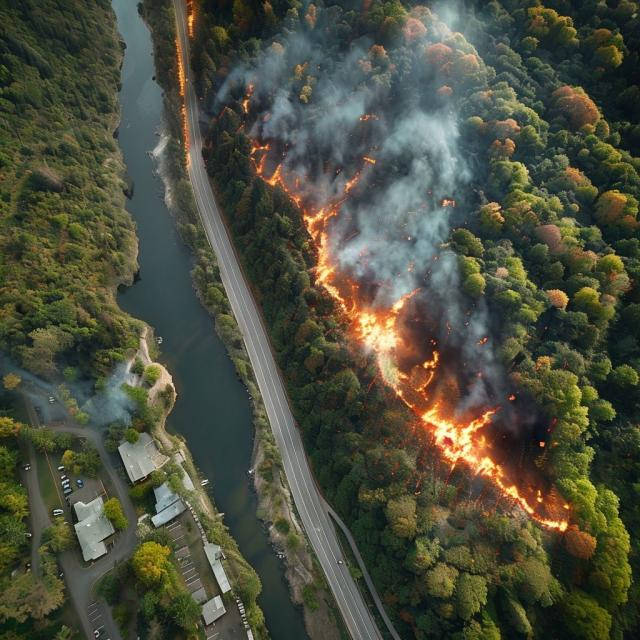
#> input picture data/Aerial-Image-of-River-Valley-Forest-Fire-With-Highway_v32_png.rf.3ddee618afd1c0346bfdf92e9e4b95d1.jpg, 640 x 640 px
$ python -i app.py   (imports and definitions only)   (older library calls are emulated)
#> lines starting #> are read from the running program, lines starting #| are printed output that depends on the picture; after the words box and inside, x2 and y2 are one past the last pixel; in counts of white or black regions, pixels touching at a corner belong together
import numpy as np
import cv2
from dataclasses import dataclass
from typing import List, Tuple, Optional
import matplotlib.pyplot as plt
from scipy.ndimage import gaussian_filter
import os
import tkinter as tk
from tkinter import filedialog, messagebox
from PIL import Image, ImageTk

@dataclass
class FireZone:
    """Representasi area kebakaran yang terdeteksi"""
    x: int  # Posisi x
    y: int  # Posisi y
    width: int  # Lebar area
    height: int  # Tinggi area
    intensity: float  # Intensitas api (0-1)
    risk_level: str  # Level risiko (low/medium/high/critical)
    confidence: float  # Tingkat kepercayaan deteksi (0-1)
    area: float  # Luas area

class ForestFireDetector:
    def __init__(self, min_block_size: int = 32):
        self.min_block_size = min_block_size

        # Parameter untuk deteksi api
        self.fire_ranges = [
            # Format: ((Hue min, max), (Saturation min, max), (Value min, max))
            ((0, 50), (150, 255), (200, 255)),  # Api terang
            ((0, 40), (130, 255), (180, 255)),  # Api sedang
            ((0, 60), (100, 255), (150, 255))   # Api redup
        ]

        # Parameter untuk deteksi asap
        self.smoke_ranges = [
            ((0, 180), (0, 30), (180, 255)),    # Asap putih
            ((0, 180), (0, 50), (150, 220))     # Asap abu-abu
        ]

    def load_image(self, path: str) -> np.ndarray:
        """Memuat dan melakukan preprocessing awal pada gambar"""
        # Baca gambar
        img = cv2.imread(path)
#> img is the input picture: shape (640, 640, 3); mean B, G, R 62.5, 78.6, 76.3
        if img is None:
            raise ValueError(f"Tidak dapat memuat gambar: {path}")

        # Preprocessing
        img = cv2.GaussianBlur(img, (5, 5), 0)  # Reduce noise
        return img

    def detect_fire_regions(self, image: np.ndarray) -> Tuple[np.ndarray, np.ndarray]:
        """Mendeteksi area api dan asap dalam gambar"""
        # Konversi ke HSV
        hsv = cv2.cvtColor(image, cv2.COLOR_BGR2HSV)
#> hsv: shape (640, 640, 3); mean H, S, V 53.9, 80.7, 84.3

        # Deteksi api
        fire_mask = np.zeros_like(hsv[:,:,0])
        for h_range, s_range, v_range in self.fire_ranges:
            lower = np.array([h_range[0], s_range[0], v_range[0]])
            upper = np.array([h_range[1], s_range[1], v_range[1]])
            mask = cv2.inRange(hsv, lower, upper)
            fire_mask = cv2.bitwise_or(fire_mask, mask)
#> this loop made 3 passes
#> pass 1, in detect_fire_regions, `mask = cv2.inRange(hsv, lower, upper)`:
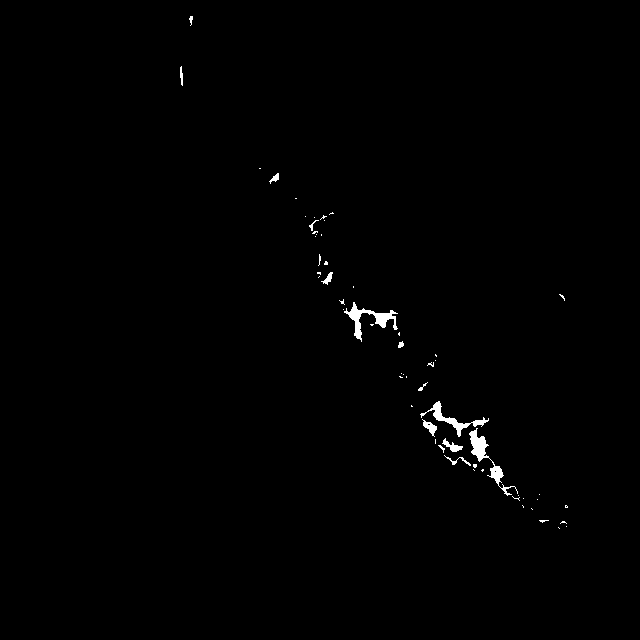
#> mask: shape (640, 640); 0.58% white; 59 white regions (46 under 20 px), largest, box (x1, y1, x2, y2) and area: (469, 428, 518, 496) 581, (344, 302, 398, 342) 563, (420, 401, 489, 437) 436
#> pass 2, in detect_fire_regions, `mask = cv2.inRange(hsv, lower, upper)`:
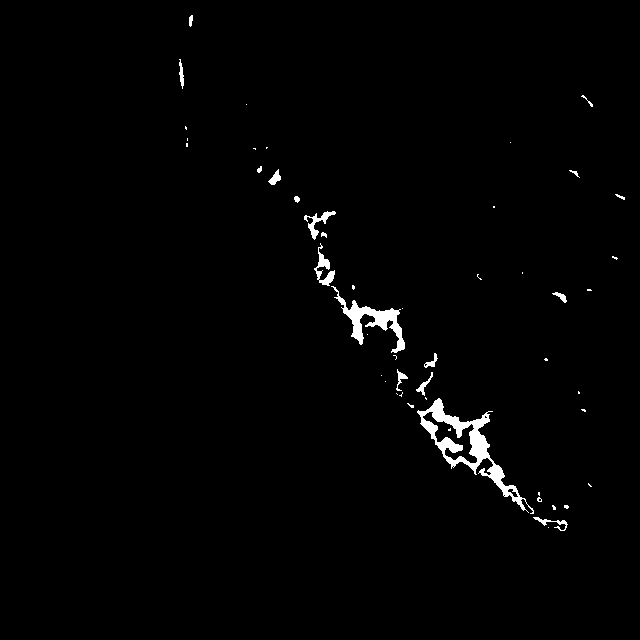
#> mask: shape (640, 640); 1.3% white; 50 white regions (32 under 20 px), largest, box (x1, y1, x2, y2) and area: (417, 398, 534, 514) 2447, (331, 286, 405, 353) 1217, (314, 243, 335, 286) 313
#> pass 3, in detect_fire_regions, `mask = cv2.inRange(hsv, lower, upper)`:
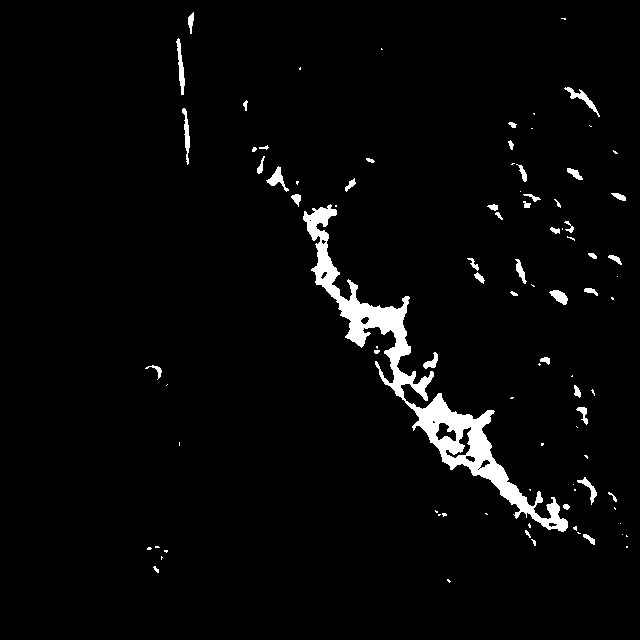
#> mask: shape (640, 640); 3.1% white; 92 white regions (48 under 20 px), largest, box (x1, y1, x2, y2) and area: (303, 204, 568, 532) 9472, (176, 38, 185, 95) 232, (564, 87, 600, 117) 227

        # Deteksi asap
        smoke_mask = np.zeros_like(hsv[:,:,0])
        for h_range, s_range, v_range in self.smoke_ranges:
            lower = np.array([h_range[0], s_range[0], v_range[0]])
            upper = np.array([h_range[1], s_range[1], v_range[1]])
            mask = cv2.inRange(hsv, lower, upper)
            smoke_mask = cv2.bitwise_or(smoke_mask, mask)
#> this loop made 2 passes
#> pass 1, in detect_fire_regions, `mask = cv2.inRange(hsv, lower, upper)`:
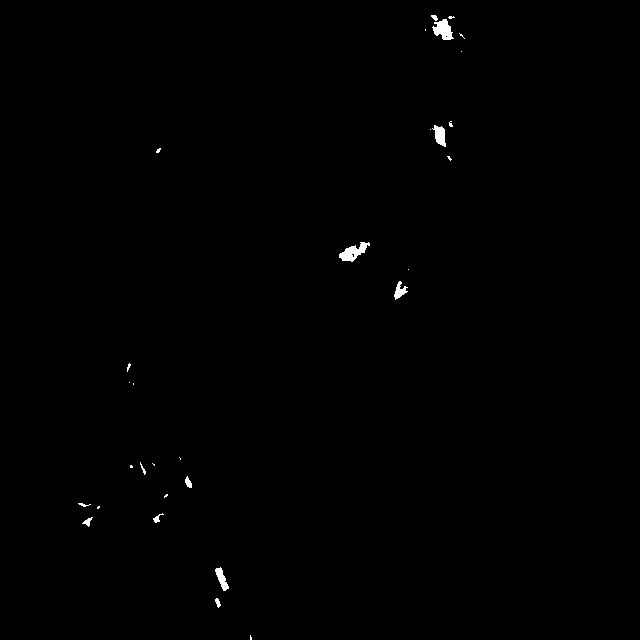
#> mask: shape (640, 640); 0.35% white; 30 white regions (18 under 20 px), largest, box (x1, y1, x2, y2) and area: (339, 242, 370, 262) 301, (432, 19, 454, 40) 278, (432, 125, 446, 147) 184
#> pass 2, in detect_fire_regions, `mask = cv2.inRange(hsv, lower, upper)`:
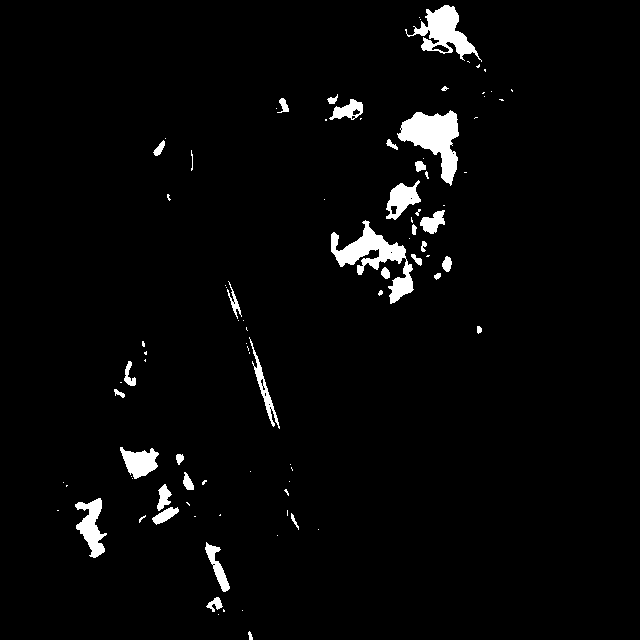
#> mask: shape (640, 640); 3% white; 93 white regions (58 under 20 px), largest, box (x1, y1, x2, y2) and area: (397, 110, 459, 186) 2250, (331, 220, 414, 304) 2223, (405, 5, 482, 62) 1663

        # Gabungkan hasil deteksi
        combined_mask = cv2.addWeighted(fire_mask, 0.8, smoke_mask, 0.2, 0)
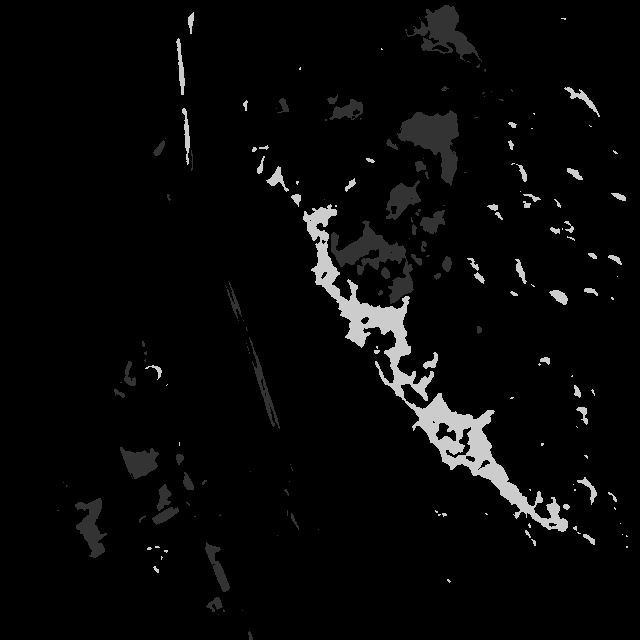
#> combined_mask: shape (640, 640); min 0, max 204, mean 8

        # Noise reduction
        kernel = cv2.getStructuringElement(cv2.MORPH_ELLIPSE, (5, 5))
        combined_mask = cv2.morphologyEx(combined_mask, cv2.MORPH_OPEN, kernel)
        combined_mask = cv2.morphologyEx(combined_mask, cv2.MORPH_CLOSE, kernel)
        combined_mask = gaussian_filter(combined_mask, sigma=1)
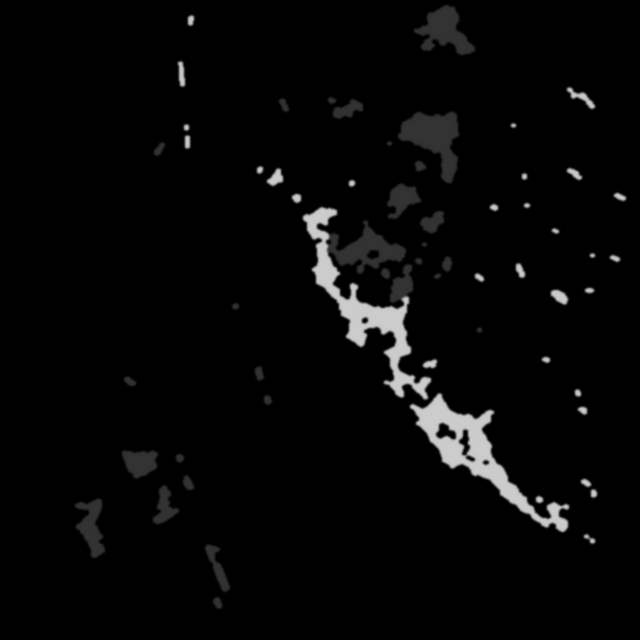
#> combined_mask: shape (640, 640); min 0, max 204, mean 6.8

        return combined_mask, hsv

    def divide_and_analyze(self, mask: np.ndarray, hsv: np.ndarray) -> List[FireZone]:
        """Implementasi divide and conquer untuk analisis gambar"""
        height, width = mask.shape[:2]
        zones = []

        def recursive_analyze(x: int, y: int, w: int, h: int):
#> called with x = 0, y = 0, w = 640, h = 640
            if w <= self.min_block_size or h <= self.min_block_size:
                return

            block = mask[y:y+h, x:x+w]
            hsv_block = hsv[y:y+h, x:x+w]

            # Analisis blok
            if np.mean(block) > 20:  # Minimal aktivitas dalam blok
                intensity = self.analyze_block(block, hsv_block)

                if intensity > 0.3:  # Threshold minimal untuk deteksi
                    # Hitung confidence score
                    confidence = self.calculate_confidence(block, hsv_block, intensity)

                    if confidence > 0.4:  # Filter berdasarkan confidence
                        # Tentukan risk level
                        risk_level = self.assess_risk_level(intensity, confidence, w * h)

                        zones.append(FireZone(
                            x=x, y=y,
                            width=w, height=h,
                            intensity=intensity,
                            confidence=confidence,
                            risk_level=risk_level,
                            area=w * h
                        ))
                        return

            # Recursive division
            half_w = w // 2
            half_h = h // 2

            recursive_analyze(x, y, half_w, half_h)  # Top-left
            recursive_analyze(x + half_w, y, half_w, half_h)  # Top-right
            recursive_analyze(x, y + half_h, half_w, half_h)  # Bottom-left
            recursive_analyze(x + half_w, y + half_h, half_w, half_h)  # Bottom-right

        recursive_analyze(0, 0, width, height)
        return self.merge_zones(zones)

    def analyze_block(self, block: np.ndarray, hsv_block: np.ndarray) -> float:
        """Menganalisis intensitas api dalam suatu block"""
        # Hitung statistik blok
        mean_v = np.mean(hsv_block[:,:,2])
        std_v = np.std(hsv_block[:,:,2])
        mean_s = np.mean(hsv_block[:,:,1])

        # Hitung skor berdasarkan karakteristik api
        intensity = (mean_v / 255.0) * 0.4 + (mean_s / 255.0) * 0.4 + (std_v / 128.0) * 0.2

        return np.clip(intensity, 0, 1)

    def calculate_confidence(self, block: np.ndarray, hsv_block: np.ndarray,
                           intensity: float) -> float:
        """Menghitung tingkat kepercayaan deteksi"""
        # Analisis warna
        color_score = np.mean(hsv_block[:,:,1]) / 255.0  # Saturation

        # Analisis tekstur
        gradient_x = cv2.Sobel(block, cv2.CV_64F, 1, 0, ksize=3)
        gradient_y = cv2.Sobel(block, cv2.CV_64F, 0, 1, ksize=3)
        texture_score = np.mean(np.sqrt(gradient_x**2 + gradient_y**2)) / 255.0

        # Kombinasikan skor
        confidence = (
            0.4 * intensity +
            0.3 * color_score +
            0.3 * texture_score
        )

        return np.clip(confidence, 0, 1)

    def assess_risk_level(self, intensity: float, confidence: float, area: int) -> str:
        """Menentukan tingkat risiko kebakaran"""
        # Normalisasi area
        area_score = min(1.0, area / (256 * 256))

        # Hitung total skor
        risk_score = (
            0.4 * intensity +
            0.3 * confidence +
            0.3 * area_score
        )

        # Tentukan level risiko
        if risk_score > 0.8:
            return 'critical'
        elif risk_score > 0.4:
            return 'high'
        elif risk_score > 0.3:
            return 'high'
        else:
            return 'low'

    def detect_fire(self, image_path: str) -> List[FireZone]:
        """Method utama untuk deteksi kebakaran"""
        # Load dan preprocessing
        image = self.load_image(image_path)

        # Deteksi area api dan asap
        fire_mask, hsv = self.detect_fire_regions(image)

        # Analisis dengan divide and conquer
        return self.divide_and_analyze(fire_mask, hsv)


    def merge_zones(self, zones: List[FireZone], distance_threshold: int = 30) -> List[FireZone]:
        """Menggabungkan zona yang overlap atau berdekatan"""
#> called with distance_threshold = 30
        if not zones:
            return []

        merged = []
        used = set()

        for i, zone1 in enumerate(zones):
            if i in used:
                continue

            current_group = [zone1]
            used.add(i)

            for j, zone2 in enumerate(zones):
                if j in used:
                    continue

                # Cek jarak antar zona
                dist = np.sqrt(
                    (zone1.x - zone2.x)**2 +
                    (zone1.y - zone2.y)**2
                )

                if dist < distance_threshold:
                    current_group.append(zone2)
                    used.add(j)

            # Gabungkan grup
            if current_group:
                merged.append(self._combine_zones(current_group))

        return merged

    def _combine_zones(self, zones: List[FireZone]) -> FireZone:
        """Menggabungkan beberapa zona menjadi satu"""
        # Hitung bounding box
        min_x = min(z.x for z in zones)
        min_y = min(z.y for z in zones)
        max_x = max(z.x + z.width for z in zones)
        max_y = max(z.y + z.height for z in zones)

        # Hitung rata-rata properti
        avg_intensity = np.mean([z.intensity for z in zones])
        avg_confidence = np.mean([z.confidence for z in zones])
        total_area = sum(z.area for z in zones)

        # Ambil risk level tertinggi
        risk_levels = {'low': 0, 'medium': 1, 'high': 2, 'critical': 3}
        max_risk = max(zones, key=lambda z: risk_levels[z.risk_level]).risk_level

        return FireZone(
            x=min_x,
            y=min_y,
            width=max_x - min_x,
            height=max_y - min_y,
            intensity=avg_intensity,
            confidence=avg_confidence,
            risk_level=max_risk,
            area=total_area
        )


    # [72 lines left out: function visualize_results, not called in this run]


class FireDetectionApp:
    # [50 lines left out: functions __init__, select_image, detect_fire, not called in this run]

# [4 lines not run here, left out]

>>> result = ForestFireDetector().detect_fire('data/Aerial-Image-of-River-Valley-Forest-Fire-With-Highway_v32_png.rf.3ddee618afd1c0346bfdf92e9e4b95d1.jpg')
#> result = 7 items

$ run again, on data/Aerial-View-Of-Devastating-Forest-Fire-Near-Homes_v37_png.rf.023c544955228e91c4adeade595e87e6.jpg
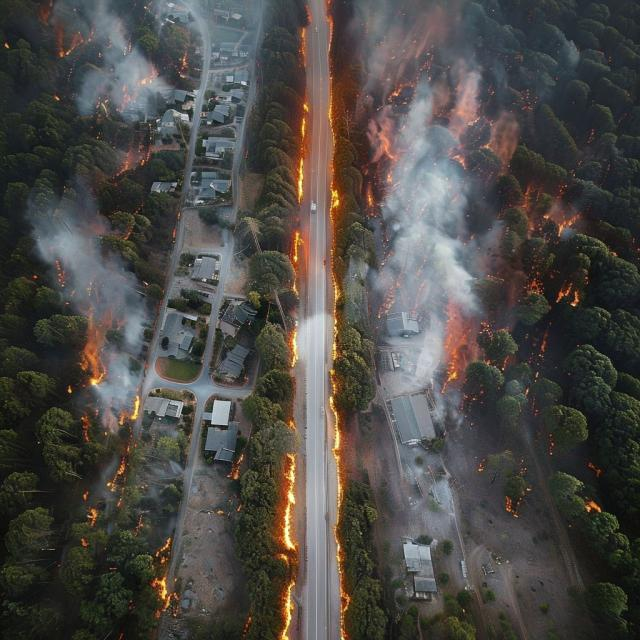
#> input picture data/Aerial-View-Of-Devastating-Forest-Fire-Near-Homes_v37_png.rf.023c544955228e91c4adeade595e87e6.jpg, 640 x 640 px
#> in load_image, img is the input picture: shape (640, 640, 3); mean B, G, R 70.8, 74.3, 76.9
#> hsv: shape (640, 640, 3); mean H, S, V 68.2, 51.2, 82.4
#> the loop in detect_fire_regions, `for h_range, s_range, v_range in self.fire_ranges:` made 3 passes
#> pass 1, in detect_fire_regions, `mask = cv2.inRange(hsv, lower, upper)`:
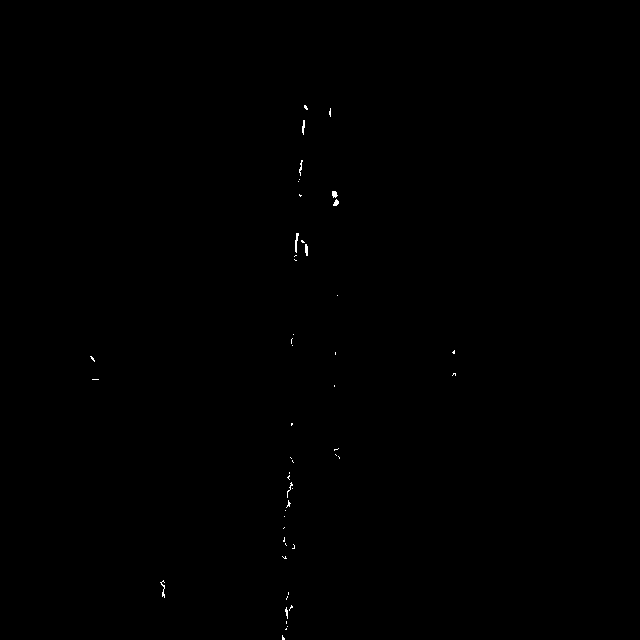
#> mask: shape (640, 640); 0.11% white in thin lines or dots, all inside (x1, y1, x2, y2) = (90, 105, 456, 640)
#> in detect_fire_regions, `combined_mask = gaussian_filter(combined_mask, sigma=1)`:
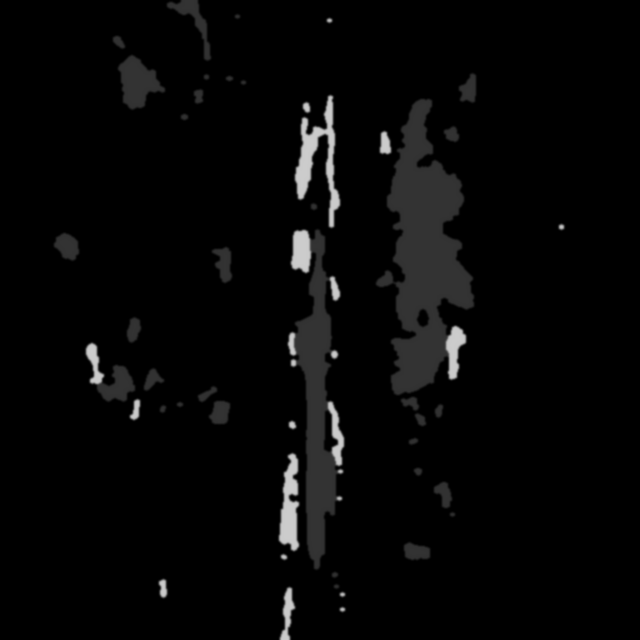
#> combined_mask: shape (640, 640); min 0, max 204, mean 6.7
#> result = 7 items

$ run again, on data/Aerial-View-of-Coastal-Wildfire-Engulfing-Forest-and-Structures_v15_png.rf.b89fb282bf5fa52a2dcb390e80bacc8a.jpg
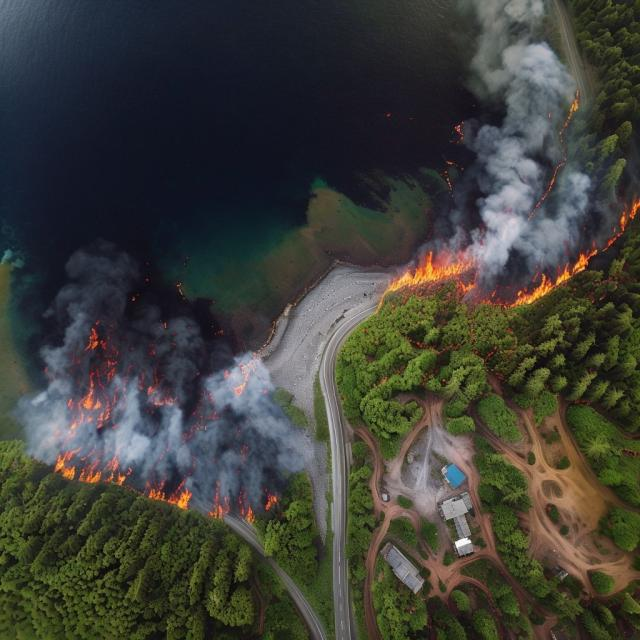
#> input picture data/Aerial-View-of-Coastal-Wildfire-Engulfing-Forest-and-Structures_v15_png.rf.b89fb282bf5fa52a2dcb390e80bacc8a.jpg, 640 x 640 px
#> in load_image, img is the input picture: shape (640, 640, 3); mean B, G, R 56.8, 63.3, 62.4
#> hsv: shape (640, 640, 3); mean H, S, V 75, 93.2, 72.8
#> the loop in detect_fire_regions, `for h_range, s_range, v_range in self.fire_ranges:` made 3 passes
#> pass 1, in detect_fire_regions, `mask = cv2.inRange(hsv, lower, upper)`:
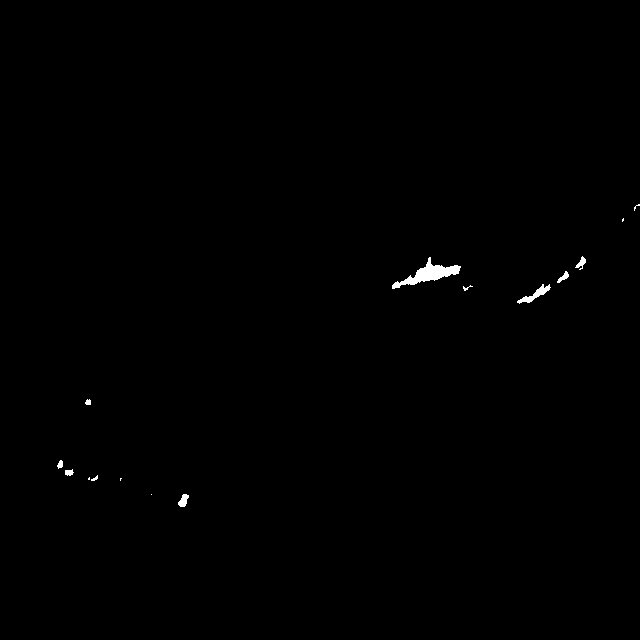
#> mask: shape (640, 640); 0.32% white; 15 white regions (5 under 20 px), largest, box (x1, y1, x2, y2) and area: (392, 257, 461, 289) 710, (517, 284, 551, 304) 204, (178, 494, 189, 507) 91
#> in detect_fire_regions, `combined_mask = cv2.addWeighted(fire_mask, 0.8, smoke_mask, 0.2, 0)`:
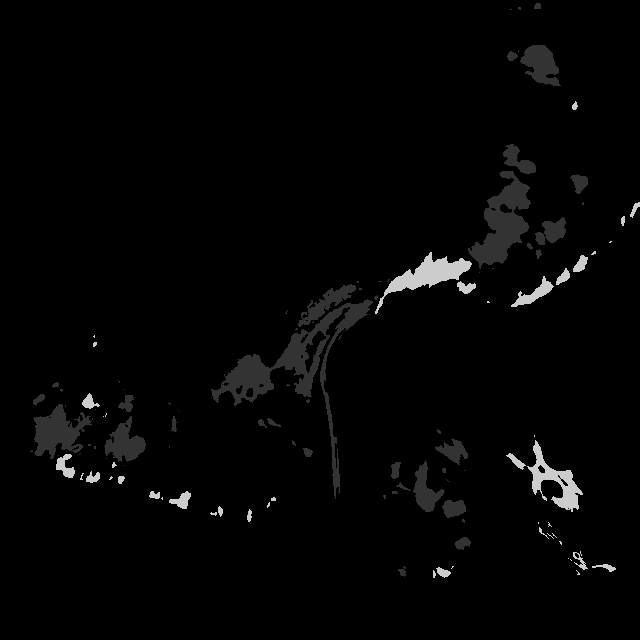
#> combined_mask: shape (640, 640); min 0, max 204, mean 4.6
#> result = 4 items
